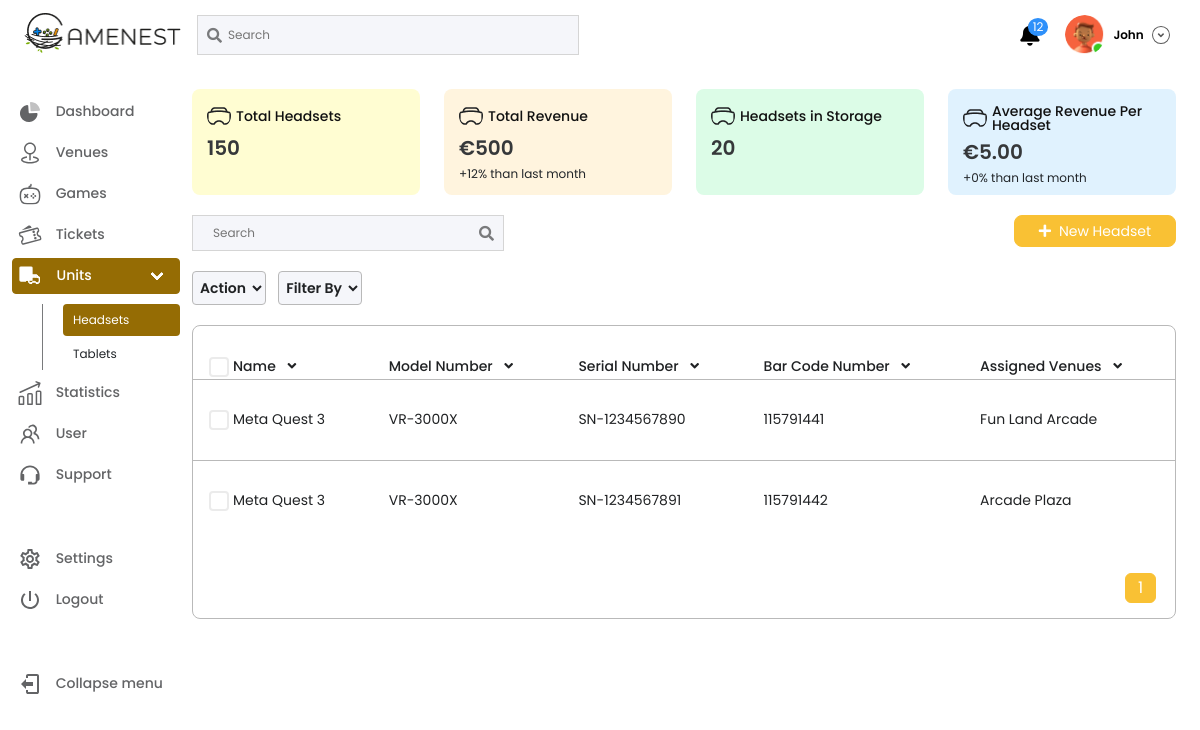
The app's page /units (signed in) with its own data.
### myapp/models.py (models this page shows, shortened)
class Headset(models.Model):
    name = models.CharField(max_length=245)
    modelNo = models.CharField(max_length=245)
    serialNo = models.CharField(max_length=245)
    barcodeNo = models.IntegerField()
    assignedVenue = models.CharField(max_length=20)
    venue = models.ForeignKey(Venues, on_delete=models.CASCADE)

class Venues(models.Model):
    name = models.CharField(max_length=255)
    phone = models.IntegerField()
    email = models.EmailField(max_length=254 , unique=True)
    location = models.TextField(max_length=255)
    hours = models.TextField(max_length=255)
    locationdefine = models.TextField(max_length=255 , null=True)

### myapp/views.py (the view)
# urls.py: path('units',units,name="units"),
def units(request):
    if request.user.is_authenticated:
        username = request.user.username
        headsets = Headset.objects.all().order_by('id')
        headsets_paginator = Paginator(headsets, 10)
        headsets_page_number = request.GET.get('page',1)
        headsetspage_obj = headsets_paginator.get_page(headsets_page_number)
        tablets = Tablet.objects.all().order_by('id')
        tablets_paginator = Paginator(tablets, 10)
        tablets_page_number = request.GET.get('page',1)
        tabletspage_obj = tablets_paginator.get_page(tablets_page_number)
    return render(request,'units.html',{'username':username,'headsets':headsets,'headsetspage_obj':headsetspage_obj,'tablets':tablets,'tabletspage_obj':tabletspage_obj})

### templates/units.html (shortened to what this page needs)
{%load static%}
<!DOCTYPE html>
<html lang="en">
<head>
    <link href="https://cdn.jsdelivr.net/npm/bootstrap@5.2.0/dist/css/bootstrap.min.css" rel="stylesheet">
    <link rel="stylesheet" href="https://cdnjs.cloudflare.com/ajax/libs/font-awesome/5.14.0/css/all.min.css" />
    <link rel="stylesheet" href="{%static 'css/style.css'%}">
</head>
<body>
    <header>
        <div class="container-fluid">
            <div class="row">
                <div class="col-12">
                    <nav class="navbar navbar-expand-md headerNav">
                        <div class="container-fluid">
                            <a class="navbar-brand" />
                                <img src="{%static 'images/logo.png'%}" alt="" loading="lazy" class="brand-logo">
                            <div class="position-relative">
                                <input type="text" placeholder="Search" class="searchField">
                                <button class="searchIcon">
                                    <i class="fas fa-search"></i>
                                </button>
                            </div>
                            <div class="collapse navbar-collapse" id="navbarNav">
                                <ul class="navbar-nav ms-auto align-items-md-center align-items-end">
                                    <li class="nav-item">
                                        <div class="dropdown-center">
                                            <button class="dropdown-toggle notiBell" type="button"
                                                data-bs-toggle="dropdown" aria-expanded="false">
                                                <span class="d-inline-block position-relative">
                                                    <i class="fas fa-bell"></i>
                                                    <span class="notiBadge">12</span>
                                                </span>
                                            </button>
                                        </div>
                                    </li>
                                    <li class="nav-item">
                                        <div class="dropdown-center">
                                            <button class="dropdown-toggle d-flex align-items-center userDrp"
                                                type="button" data-bs-toggle="dropdown" aria-expanded="false">
                                                <img src="{%static 'images/avatar.png'%}" alt="avatar" class="userAvatar">
                                                <span class="userName">{{username}}</span>
                                                <i class="fas fa-angle-down userIcon"></i>
                                            </button>
                                        </div>
                                    </li>
                                </ul>
                            </div>
                        </div>
                    </nav>
                </div>
            </div>
        </div>
    </header>
    <section>
        <div class="container-fluid">
            <div class="row">
                <div class="col-12">
                    <div class="d-flex">
                        <div class="sideNav marginTopAll">
                            <ul class="mb-lg-5">
                                <li>
                                    <a href="index">
                                        Dashboard</a>
                                </li>
                                <li>
                                    <a href="venues">
                                        Venues</a>
                                </li>
                                <li>
                                    <a href="games">
                                        Games</a>
                                </li>
                                <li>
                                    <a href="tickets">
                                        Tickets</a>
                                </li>
                                <li>
                                    <a href="units" id="unittab"  class="active position-relative  svgpath1">
                                             &nbsp; &nbsp;Units
                                             <svg width="24" id="arrowIcon" class="unit-arrow" height="24" viewBox="0 0 24 24" fill="none" xmlns="http://www.w3.org/2000/svg">
                                                <path d="M7.41 8.58008L12 13.1701L16.59 8.58008L18 10.0001L12 16.0001L6 10.0001L7.41 8.58008Z" fill="#636466"/>
                                                </svg>
                                        </a>
                                        <ul id="submenu" class="submenu">
                                            <li id="headset-tab-btn" class="submenu-item submenuactive" >Headsets</li>
                                            <li id="tablet-tab-btn" class="submenu-item" >Tablets</li>
                                          </ul>
                                </li>
                                <li id="staticsSection" >
                                    <a href="statistics">
                                        Statistics</a>
                                </li>
                                 <li id="UserRoleSection" >
                                    <a href="users">
                                        User</a>
                                </li>
                              <li id="supportSection" >
                                    <a href="support">
                                        Support</a>
                                </li>
                            </ul>
                            <ul class="mt-lg-5">
                                <li>
                                    <a href="settings">
                                        Settings</a>
                                </li>
                                <li>
                                    <a href="#_" id="logout" >
                                        Logout</a>
                                </li>
                                <li class="mt-5" onclick="toggleSideNav()">
                                    <span class="collapseBtn">
                                        Collapse menu</span>
                                </li>
                            </ul>
                        </div>
                        <div class="contentArea">
                            <section class="marginTopAll">
                                <div class="container-fluid">
                                    <div class="row">
                                        <div class="col-lg-3 col-md-6 mt-md-0 mt-3">
                                            <div class="customcard bg-orange">
                                                <div class="d-flex align-items-center">
                                                    <img src="{%static 'images/Vector.png'%}" alt="">
                                                    <h3>Total Headsets</h3>
                                                </div>
                                                <h2>150</h2>
                                            </div>
                                        </div>
                                        <div class="col-lg-3 col-md-6 mt-md-0 mt-3">
                                            <div class="customcard bg-pink">
                                                <div class="d-flex align-items-center">
                                                    <img src="{%static 'images/Vector.png'%}" alt="">
                                                    <h3>Total Revenue</h3>
                                                </div>
                                                <h2>€500</h2>
                                                <p>+12% than last month</p>
                                            </div>
                                        </div>
                                        <div class="col-lg-3 col-md-6 mt-md-0 mt-3">
                                            <div class="customcard bg-green">
                                                <div class="d-flex align-items-center">
                                                    <img src="{%static 'images/Vector.png'%}" alt="">
                                                    <h3>Headsets in Storage</h3>
                                                </div>
                                                <h2>20</h2>
                                            </div>
                                        </div>
                                        <div class="col-lg-3 col-md-6 mt-md-0 mt-3">
                                            <div class="customcard bg-blue">
                                                <div class="d-flex align-items-center">
                                                    <img src="{%static 'images/Vector.png'%}" alt="">
                                                    <h3>Average Revenue Per Headset</h3>
                                                </div>
                                                <h2>€5.00</h2>
                                                <p>+0% than last month</p>
                                            </div>
                                        </div>
                                    </div>
                                </div>
                            </section>
                            <section  id="headsettab"  class="marginTopAll">
                                <div class="container-fluid">
                                    <div class="row">
                                        <div class="col-md-4">
                                            <div class="position-relative">
                                                <input type="text" class="all-search w-100" placeholder="Search">
                                                <button class="searchIcon2">
                                                    <i class="fas fa-search"></i>
                                                </button>
                                            </div>
                                        </div>
                                        <div class="offset-md-2 col-md-6 mt-md-0 mt-3 text-end">
                                            <a href="newheadset" > <button class="orange-btn" data-bs-toggle="modal"
                                                data-bs-target="#newTicket" aria-label="New Ticket">
                                                <i class="fas fa-plus me-2"></i>New Headset
                                            </button>
                                        </a>
                                        </div>
                                        <div class="col actiondiv">
                                            <select class="allSelect2">
                                                <option value="action">Action</option>
                                            </select>
                                            <select class="allSelect2 ms-2">
                                                <option value="filter">Filter By</option>
                                            </select>
                                        </div>
                                    </div>
                                    <div class="row">
                                        <div class="col-12">
                                            <div class="border-box marginTopAll px-0">
                                                <div class="table-responsive mt-3">
                                                    <table class="table dataTable">
                                                        <thead>
                                                            <th>
                                                                <p class="checkbx">
                                                                    <label for="c1">Name <i
                                                                            class="fas fa-angle-down ms-2"></i></label>
                                                                </p>
                                                            </th>
                                                            <th>Model Number <i class="fas fa-angle-down ms-2"></i></th>
                                                            <th>Serial Number <i class="fas fa-angle-down ms-2"></i></th>
                                                            <th>Bar Code Number <i class="fas fa-angle-down ms-2"></i></th>
                                                            <th>Assigned Venues <i class="fas fa-angle-down ms-2"></i></th>
                                                        </thead>
                                                        <tbody>
                                                            {% for headsets in headsetspage_obj %}
                                                                <tr>
                                                                    <td>
                                                                        <p class="checkbx">
                                                                            <label for="headsets_{{headsets.id}}">{{headsets.name}}</label>
                                                                        </p>
                                                                    </td>
                                                                    <td>{{headsets.modelNo}}</td>
                                                                    <td>{{headsets.serialNo}}</td>
                                                                    <td>{{headsets.barcodeNo}}</td>
                                                                    <td>{{headsets.venue.name}}</td>
                                                                </tr>
                                                              {% endfor %}
                                                        </tbody>
                                                    </table>
                                                </div>
                                                <ul class="pagination mt-3 justify-content-end pe-3">
                                                    {% for i in headsetspage_obj.paginator.page_range %}
                                                    <li
                                                        class="page-item {% if headsetspage_obj.number == i %}active{% endif %}">
                                                        <a class="page-link" href="?page={{ i }}">{{ i }}</a>
                                                    </li>
                                                    {% endfor %}
                                                </ul>
                                            </div>
                                        </div>
                                    </div>
                                </section>
                        </div>
                    </div>
                </div>
            </div>
        </div>
    </section>
</body>
</html>

### records on screen
Headset: name "Meta Quest 3", modelNo "VR-3000X", serialNo "SN-1234567890", barcodeNo "115791441", venue.name "Fun Land Arcade"
Headset: name "Meta Quest 3", modelNo "VR-3000X", serialNo "SN-1234567891", barcodeNo "115791442", venue.name "Arcade Plaza"

### other values on screen
{{ username }} "John"
{{ i }} "1"
